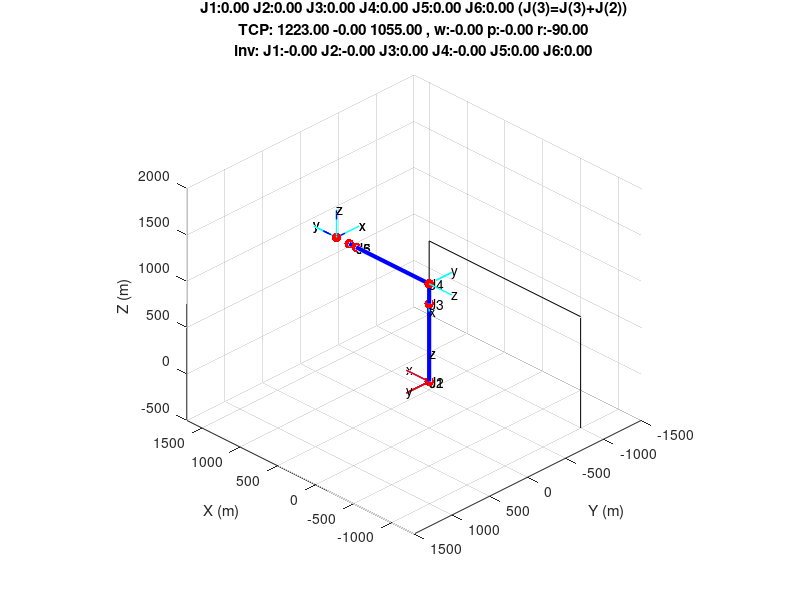

This figure's MATLAB source:
% 6-Axis Robot Visualization Using DH Parameters
%clc; clear;

% Joint coordinates visualized
J = deg2rad([0 0 0 10 20 50]); TCP=[-168 0];
J = deg2rad([0 0 0 0 0 0]); TCP=[-168 0];

J=[J 0]; %add for pointer
J(3)=J(3)+J(2); %Fanuc speciality
userframe=eulerAnglesToRotation3d(0,0,0,'XYZ');
% Define DH Parameters [theta, d, ar, alpha]

DH = [
    0, 0, 0, -pi/2;     % TO Joint 2
    -pi/2, 0, 840, pi;   % Joint 3
    pi, 0, -215, pi/2;    % Joint 4
    0, -965, 0, -pi/2;   % Joint 5
    0, 0, 0, pi/2;     % Joint 6
    -pi/2, -90, 0, pi ;       % 
    pi, -TCP(1), -TCP(2) ,pi/2       % TCP
];

T = eye(4); %world coordinates
num_joints = size(DH, 1);
pos = zeros(num_joints+1, 3);% Store positions of each join

for ii = 1:num_joints
    % Extract DH parameters for the current joint
    theta_i = J(ii) + DH(ii, 1); % Joint angle + offset
    d_i = DH(ii, 2); % Link offset
    a_i = DH(ii, 3); % Link length
    alpha_i = DH(ii, 4); % Link twist
    
    % Compute the transformation matrix for the current joint
    A_i = [
        cos(theta_i), -sin(theta_i)*cos(alpha_i),  sin(theta_i)*sin(alpha_i), a_i*cos(theta_i);
        sin(theta_i),  cos(theta_i)*cos(alpha_i), -cos(theta_i)*sin(alpha_i), a_i*sin(theta_i);
        0,             sin(alpha_i),              cos(alpha_i),              d_i;
        0,             0,                         0,                         1
    ];
    T = T * A_i; % Update the overall transformation matrix
    TDH{ii}=T;   % store partial rotation for diagnosis
    pos(ii+1, :) = T(1:3, 4)';
end

% Plot the robot in 3D
clf; hold on; grid on; axis equal;
 userframe=userframe(1:3,1:3); pos = userframe*pos'; pos=pos';%USER frame only rotatws for drawing

for ii = 1:num_joints-1    plot3(pos(ii:ii+1, 1), pos(ii:ii+1, 2), pos(ii:ii+1, 3), 'LineWidth', 3, 'Color', 'b');end % Blue lines for links
scatter3(pos(:, 1), pos(:, 2), pos(:, 3), 50, 'r', 'filled'); % Red dots for joints
for ii = 1:num_joints-1;    text(pos(ii, 1), pos(ii, 2), pos(ii, 3), sprintf('J%d', ii), 'FontSize', 10, 'Color', 'k'); end
cord=[1000, -1000,-700; 1000,-1000,700;-1000,-1000,700;-1000, -1000,-700];plot3(cord(:,1),cord(:,2),cord(:,3),'k'); %plot machine in black
xlabel('X (m)'); ylabel('Y (m)'); zlabel('Z (m)'); title('6-Axis Robot Kinematics Visualization');
view([-135 30]);axis([-1.3 1.7 -1.5 1.5 -0.5 2]*1e3);
clear a_j Al  a_i alpha_i   cord    cord_ d_i i num_joints


cord=[50,0,0;0,0,0;0,50,0;0,0,0;0,0,50]*6;    plot3(cord(:,1),cord(:,2),cord(:,3),'b','Linewidth',1);text(cord(5,1),cord(5,2),cord(5,3),'z'); %Coord system
analysisDH=3; if analysisDH>0 %Show DH coord system of the Joint AFTER full DH transformaton
    T_ = eulerAnglesToRotation3d(0, 0 ,0,'XYZ')*TDH{analysisDH};
    T_(1:3,4)=TDH{analysisDH}(1:3,4);  %move the Matrix back to the TCP
    cord_ = transformPoint3d(cord, T_); plot3(cord_(:,1),cord_(:,2),cord_(:,3),'c','Linewidth',1); %Reference
    text(cord_(1,1),cord_(1,2),cord_(1,3),'x');text(cord_(3,1),cord_(3,2),cord_(3,3),'y');text(cord_(5,1),cord_(5,2),cord_(5,3),'z');
end;

titstr=sprintf('J1:%.2f J2:%.2f J3:%.2f J4:%.2f J5:%.2f J6:%.2f (J(3)=J(3)+J(2))\n',J(1:6)/pi*180); title(titstr);
[w] = rotation3dToEulerAngles(T,'ZYX'); 
titstr=[titstr,sprintf('TCP: %.2f %.2f %.2f , w:%.2f p:%.2f r:%.2f\n',pos(end,:),w(3),w(2),w(1))];title(titstr); %last rotation

%% Compute inverse kinematics (Without user frames
TPos=pos(end,:)';   % TCP pos
TOri=T(1:3,1:3);    % TCP ori
WP=TPos-TOri*[TCP(2),-TCP(1)-DH(6,2), 0 ]'; % Wrist point

% TCP visualization for invers
T_ = eulerAnglesToRotation3d(w,'ZYX');
T_(1:3,4)=T(1:3,4);  %move the Matrix back to the TCP
cord_ = transformPoint3d(cord, T_); plot3(cord_(:,1),cord_(:,2),cord_(:,3),'c','Linewidth',1); %Reference
text(cord_(1,1),cord_(1,2),cord_(1,3),'x');text(cord_(3,1),cord_(3,2),cord_(3,3),'y');text(cord_(5,1),cord_(5,2),cord_(5,3),'z');
cord_ = transformPoint3d(cord, T); plot3(cord_(:,1),cord_(:,2),cord_(:,3),'b--','Linewidth',1); %Reference
text(cord_(1,1),cord_(1,2),cord_(1,3),'x');text(cord_(3,1),cord_(3,2),cord_(3,3),'y');text(cord_(5,1),cord_(5,2),cord_(5,3),'z');

% Joint 1 (theta1): Base rotation
J1 = atan2(WP(2), WP(1))/pi*180;

% Joint 2 (theta2) and Joint 3 (theta3): Arm angles
ra=sqrt(DH(3,3)^2+DH(4,2)^2);
r = sqrt(WP(1)^2 + WP(2)^2+WP(3)^2);
r2d = sqrt(WP(1)^2 + WP(2)^2);
J2=acos((ra^2-DH(2,3)^2-r^2)/(-2*DH(2,3)*r));   %triangle angle
J2=atan(WP(3)/r2d)+J2;
J2=90- J2/pi*180;
J3=acos((r^2-ra^2-DH(2,3)^2)/(-2*ra*DH(2,3)));   %triangle
J3=J3-(atan(DH(3,3)/DH(4,2)));                  %d1 piece
J3=J3/pi*180 -90;                              %Fanuc nomemclature -90=zero is rect
J3=J3-J2;

% Joint 4 to Joint 6: Orientation
TW2=createRotationOz(-J1/180*pi)*T;
TW2 = createRotationOy(J3/180*pi)*TW2;  %Fanuc nomenclature J2 eliminated!
TW2=TW2*eulerAnglesToRotation3d(0, 0,90,'XYZ'); %rotate in Target
TW2(1:3,4)=0;

cord_ = transformPoint3d(cord, TW2); plot3(cord_(:,1),cord_(:,2),cord_(:,3),'r','Linewidth',1); %Reference
text(cord_(1,1),cord_(1,2),cord_(1,3),'x');text(cord_(3,1),cord_(3,2),cord_(3,3),'y');text(cord_(5,1),cord_(5,2),cord_(5,3),'z');
[w] = rotation3dToEulerAngles(TW2,'XYX'); 
titstr=[titstr,sprintf('inv: J1:%.2f J2:%.2f J3:%.2f J4:%.2f J5:%.2f J6:%.2f\n',J1,J2,J3,-w(1),w(2),-w(3))];title(titstr); %last rotation
